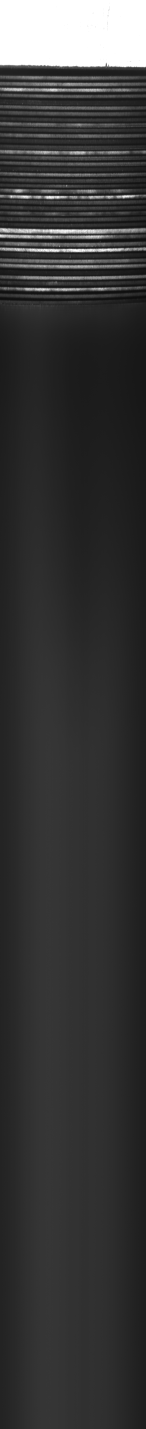
#> input picture midterm/HW_Image/20070907_162448_Cell_40.png, 1020 x 10000 px, given in place of 20070907_171317_Wafer_100.png, which was not available (shown at 1/7 size)
$ python midterm.py   (older library calls are emulated)
#> lines starting #> are read from the running program, lines starting #| are printed output that depends on the picture; pictures that were not available may be replaced by others from this repository, and a replacement may not be noted
import cv2
import numpy as np
import matplotlib.pyplot as plt
from scipy.signal import find_peaks
from scipy.signal import argrelextrema


if __name__ == '__main__':

    img_title = ['20070907_160746_Cell_40.png', '20070907_160814_Cell_40.png', '20070907_161304_Cell_40.png',
                 '20070907_162752_Cell_40.png', '20070907_163631_Cell_28.png', '20070907_164013_Cell_79.png',
                 '20070907_170041_Cell_114.png', '20070907_171232_Wafer_100.png', '20070907_171317_Wafer_100.png']

    img = cv2.imread(f'HW_Image/{img_title[8]}', cv2.IMREAD_GRAYSCALE)
#> img is the input picture: shape (10000, 1020); min 12, max 255, mean 55.1
    blur = cv2.medianBlur(img, 9)
    copy_img = np.copy(blur)
    y_sobel = cv2.Sobel(img, cv2.CV_16S, 0, 1)
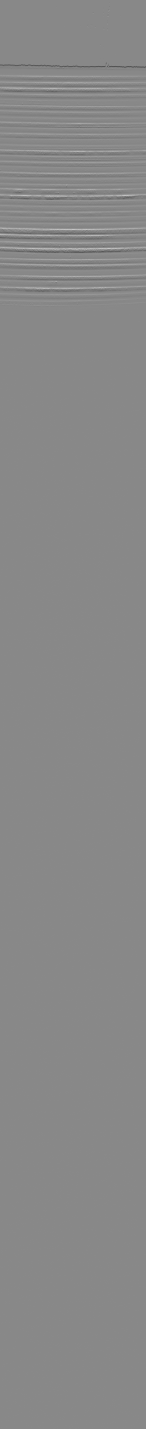
#> y_sobel: shape (10000, 1020) int16 (shown at 1/7 size); min -489, max 422, mean -0.2; drawn with min black and max white
    y_sobel = cv2.convertScaleAbs(y_sobel)
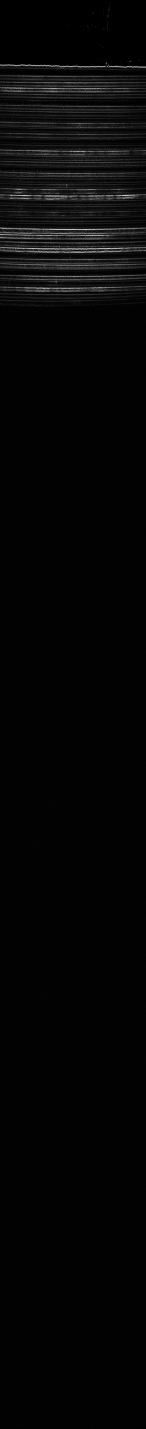
#> y_sobel: shape (10000, 1020) (shown at 1/7 size); min 0, max 255, mean 6.5
    dst = cv2.equalizeHist(y_sobel)
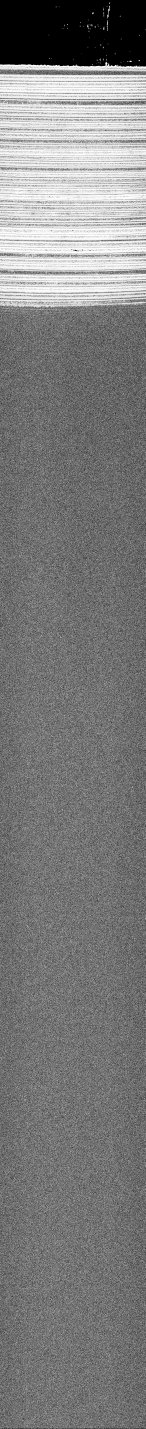
#> dst: shape (10000, 1020) (shown at 1/7 size); min 0, max 255, mean 123.3

    img_ref = dst[:, 300]
#> img_ref = 10000 values, max 255 at index 458, min 0 at index 0, mean 125.7

    start_idx = np.where(img_ref > 220)[0][0]
#> start_idx = 458
    end_idx = np.where(img_ref > 220)[0][-1]
#> end_idx = 8881
    # print(end_idx)
    if np.mean(img_ref[:500]) > 100:
        start_idx = 520

    if end_idx > 5000:  # 4160 上方物體長度
        end_idx -= 4180
#> end_idx = 4701

    # print(start_idx)
    # print(end_idx)
    roi_img = copy_img[start_idx: end_idx]
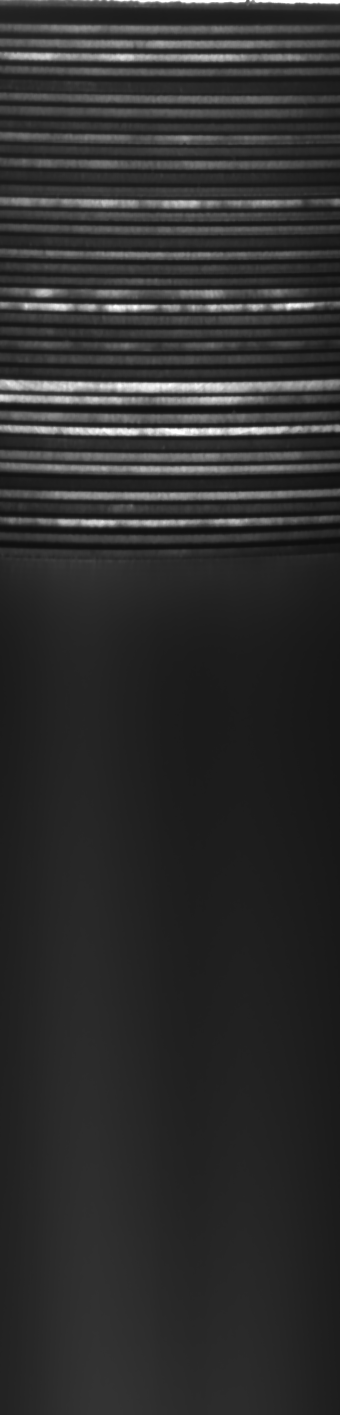
#> roi_img: shape (4243, 1020) (shown at 1/3 size); min 13, max 255, mean 45.7

    vt_1 = roi_img[:, 50]
#> vt_1 = 4243 values, max 208 at index 1154, min 16 at index 1631, mean 43.48
    vt_2 = roi_img[:, 200]
#> vt_2 = 4243 values, max 212 at index 1195, min 17 at index 1637, mean 51.07
    vt_3 = roi_img[:, 500]
#> vt_3 = 4243 values, max 255 at index 0, min 17 at index 1592, mean 47.68
    vt_4 = roi_img[:, 800]
#> vt_4 = 4243 values, max 255 at index 0, min 15 at index 1586, mean 42.87
    vt_5 = roi_img[:, 950]
#> vt_5 = 4243 values, max 255 at index 0, min 14 at index 1622, mean 35.37

    cv2.imwrite('ROI_img.png', img[start_idx: end_idx])

    # 找出峰值
    peaks1, _ = find_peaks(vt_1, height=15, width=5, distance=5)
#> peaks1 = 54 values from 80 to 4081
    peaks2, _ = find_peaks(vt_2, height=15, width=5, distance=5)
#> peaks2 = 66 values from 82 to 4235
    peaks3, _ = find_peaks(vt_3, height=15, width=5, distance=5)
#> peaks3 = 52 values from 86 to 4013
    peaks4, _ = find_peaks(vt_4, height=15, width=5, distance=5)
#> peaks4 = 61 values from 83 to 4234
    peaks5, _ = find_peaks(vt_5, height=15, width=5, distance=5)
#> peaks5 = 51 values from 84 to 4132
    peak_list = [len(peaks1), len(peaks2), len(peaks3), len(peaks4), len(peaks5)]
#> peak_list = [54, 66, 52, 61, 51]

    # print(peak_list)
    print('總共有', round(np.mean(peak_list[0])), '片')
#| 總共有 54 片
    # print('總共有', np.argmax(np.bincount(peak_list)), '片')

    plt.imshow(dst, cmap='gray')
    plt.show()
    # plt.plot(peaks1, vt_1[peaks1], "x", color="red")
    plt.vlines(peaks3-20, 0, 1020, color="red")
    plt.plot(np.zeros_like(vt_3), "--", color="gray")
    pimg = plt.imread('ROI_img.png')
#> pimg: shape (4243, 1020) float32; min 0.0471, max 1, mean 0.18

    plt.imshow(np.rot90(pimg), cmap='gray')
    plt.plot(vt_3)
    plt.show()
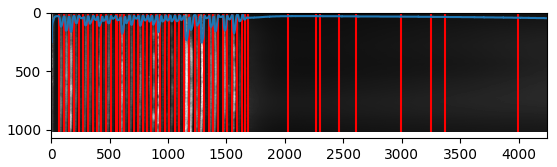
#> figure drawn by matplotlib, 1 panel
